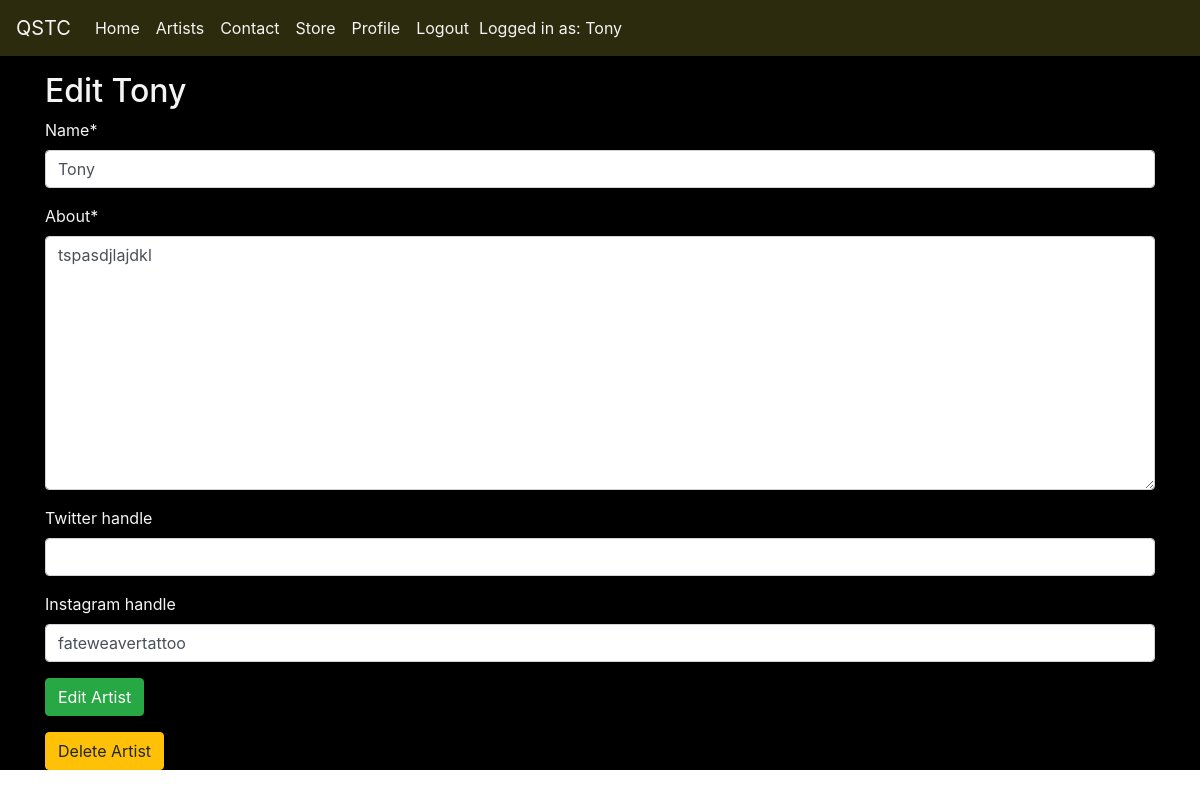
The app's page /home/edit_artist/9 (signed in) with its own data.
### home/models.py (models this page shows, shortened)
class Artist(models.Model):
    name = models.CharField(max_length=100)
    image = models.ImageField(upload_to='artist')
    about = models.TextField()
    twitter_handle = models.CharField(max_length=30, blank=True)
    instagram_handle = models.CharField(max_length=30, blank=True)
    profile = models.OneToOneField(Profile, on_delete=models.CASCADE, related_name='artist_profile')

### home/views.py (the view)
# urls.py: path(r"edit_artist/<int:id>", edit_artist, name="edit_artist"),
@login_required
def edit_artist(request, id):
    if request.user.profile.staff_access:
        item = get_object_or_404(Artist, pk=id)
        if request.method == "POST":
            artist_form = EditArtist(request.POST, request.FILES or None, instance=item)
            if artist_form.is_valid():
                artist_form.save()
                messages.error(request, "Edited {0}".format(item.name), extra_tags="alert")
                return redirect("artists")
        else:
            artist_form = EditArtist(instance=item)
        return render(
            request, "edit_artist.html", {"artist_form": artist_form, "item": item}
        )
    else:
        messages.error(
            request, "You Don't Have The Required Permissions", extra_tags="alert"
        )
        return redirect("artists")

### home/forms.py
class EditArtist(forms.ModelForm):
    class Meta:
        model = Artist
        exclude = ['profile', 'image']

### home/templates/edit_artist.html (shortened to what this page needs)
{% extends 'base.html' %} {% load crispy_forms_tags %} {% block page_title %} Edit {{ item.name }} {% endblock %} {% block content %}
<h2>Edit {{ item.name }}</h2>
<form role="form" method="post" enctype="multipart/form-data" id="edit-artist-form">
    <div class="form-group">
        {{ artist_form|crispy}} {% csrf_token %}
        <input class="btn btn-success" id="edit_artist" name="commit" type="submit" value="Edit Artist">
    </div>
</form>
<form class="" method="post" action="{% url 'delete_artist' item.id %}">
    <button class="btn btn-warning" type="submit">Delete Artist</button>
</form>
{% endblock %}

### templates/base.html (shortened to what this page needs)
{% load staticfiles %}
<!DOCTYPE html>
<html lang="en">
<head>
    <link rel="stylesheet" href="https://stackpath.bootstrapcdn.com/bootstrap/4.3.1/css/bootstrap.min.css">
    <link rel="stylesheet" href="{% static 'css/styles.css' %}?v=2.40" type="text/css" />
</head>
<body>
    <nav class="navbar navbar-expand-lg nav-bg fixed-top">
        <a class="navbar-brand" href="{% url 'index' %}">QSTC</a>
        <div class="collapse navbar-collapse" id="navbarNav">
            <ul class="navbar-nav">
                <li class="nav-item">
                    <a class="nav-link" href="{% url 'index' %}">Home</a>
                </li>
                <li class="nav-item">
                    <a class="nav-link" href="{% url 'artists' %}">Artists</a>
                </li>
                <li class="nav-item">
                    <a class="nav-link" href="#">Contact</a>
                </li>
                {% if user.profile.staff_access %}
                <li class="nav-item">
                    <a class="nav-link" href="{% url 'shop' %}">Store</a>
                </li>
                <li class="nav-item">
                    <a class="nav-link" href="{% url 'profile' %}">Profile</a>
                </li>
                {% endif %} {% if user.is_authenticated %}
                <li class="nav-item">
                    <a class="nav-link" href="{% url 'logout' %}">Logout</a>
                </li>
                <li class="nav-item logged-in">Logged in as: <span class="capitalize">{{user}}</span></li>
                {% endif %}
            </ul>
        </div>
    </nav>
    <div class="bg">
        <br>
        <br>
        <br>
        <div class="container">
             {% block content %} {% endblock %}
        </div>
    </div>
</body>

### static/css/styles.css (style rules this page uses)
.bg { background-color: black; color: #f4f4f4; height: 100%; }
.nav-bg { background-color: #2d2b0e; }
.nav-bg a { color: #f4f4f4; }
.logged-in { color: #f4f4f4; margin: 8px 2px; }

### records on screen
Artist: name "Tony", about "tspasdjlajdkl", instagram_handle "fateweavertattoo"

### other values on screen
{{ user }} "Tony"
